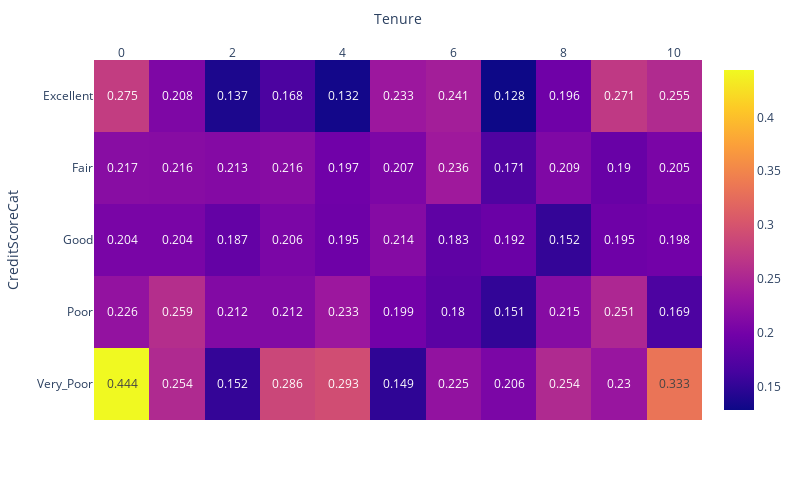

The notebook cell this image was saved under:
### Markdown cell above
# Задание 9.10
Переведите числовой признак CreditScore в категориальный. Для этого воспользуйтесь функцией get_credit_score_cat(), которая приведена ниже. Примените её к столбцу CreditScore и создайте новый признак CreditScoreCat — категории кредитного рейтинга.
Постройте сводную таблицу, строками которой являются категории кредитного рейтинга (CreditScoreCat), а столбцами — количество лет, в течение которых клиент пользуется услугами банка (Tenure). В ячейках сводной таблицы должно находиться среднее по признаку оттока (Exited) — доля ушедших пользователей.

На основе полученной сводной таблицы постройте тепловую карту с аннотацией. Найдите на тепловой карте категории клиентов, которые уходят чаще всего.

### Code cell
def get_credit_score_cat(credit_score):
    if credit_score >= 300 and credit_score < 500:
        return "Very_Poor"
    elif credit_score >= 500 and credit_score < 601:
        return "Poor"
    elif credit_score >= 601 and credit_score < 661:
        return "Fair"
    elif credit_score >= 661 and credit_score < 781:
        return "Good"
    elif credit_score >= 781 and credit_score < 851:
        return "Excellent"
    elif credit_score >= 851:
        return "Top"
    elif credit_score < 300:
        return "Deep"

churn_data['CreditScoreCat'] = churn_data['CreditScore'].apply(get_credit_score_cat) # создаем новый столбец 'CreditScoreCat', применяя функцию get_credit_score_cat к столбцу 'CreditScore'

new_data = churn_data.copy() # создаем копию основной таблицы, чтобы не потерять начальные данные
pivot = new_data.pivot_table(
    values='Exited', # данные по условию задания
    index='CreditScoreCat', # строки новой таблицы
    columns='Tenure', # столбцы новой таблицы
    aggfunc='mean' # применяем среднее значение к values
).round(3)
display(pivot)

fig = px.imshow(pivot, text_auto=True, aspect="auto")
fig.update_layout(width=800, height=500)
fig.update_xaxes(side="top")
fig.show()

### Figure 1 — Plotly figure (JSON) as saved in the notebook; plotly's stock layout.template omitted (floating-point values rounded to 4 significant figures)
{"data": [{"coloraxis": "coloraxis", "hovertemplate": "Tenure: %{x}<br>CreditScoreCat: %{y}<br>color: %{z}<extra></extra>", "name": "0", "texttemplate": "%{z}", "type": "heatmap", "x": [0, 1, 2, 3, 4, 5, 6, 7, 8, 9, 10], "xaxis": "x", "y": ["Excellent", "Fair", "Good", "Poor", "Very_Poor"], "yaxis": "y", "z": [[0.275, 0.208, 0.137, 0.168, 0.132, 0.233, 0.241, 0.128, 0.196, 0.271, 0.255], [0.217, 0.216, 0.213, 0.216, 0.197, 0.207, 0.236, 0.171, 0.209, 0.19, 0.205], [0.204, 0.204, 0.187, 0.206, 0.195, 0.214, 0.183, 0.192, 0.152, 0.195, 0.198], [0.226, 0.259, 0.212, 0.212, 0.233, 0.199, 0.18, 0.151, 0.215, 0.251, 0.169], [0.444, 0.254, 0.152, 0.286, 0.293, 0.149, 0.225, 0.206, 0.254, 0.23, 0.333]]}], "layout": {"coloraxis": {"colorscale": [[0, "#0d0887"], [0.1111, "#46039f"], [0.2222, "#7201a8"], [0.3333, "#9c179e"], [0.4444, "#bd3786"], [0.5556, "#d8576b"], [0.6667, "#ed7953"], [0.7778, "#fb9f3a"], [0.8889, "#fdca26"], [1, "#f0f921"]]}, "height": 500, "margin": {"t": 60}, "width": 800, "xaxis": {"anchor": "y", "domain": [0, 1], "side": "top", "title": {"text": "Tenure"}}, "yaxis": {"anchor": "x", "autorange": "reversed", "domain": [0, 1], "title": {"text": "CreditScoreCat"}}}}
